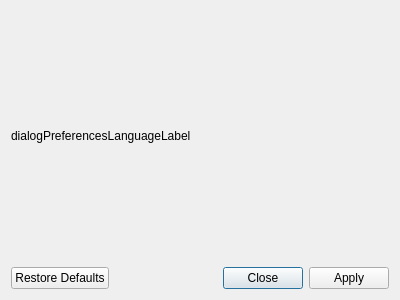
<?xml version="1.0" encoding="UTF-8"?>
<ui version="4.0">
 <class>dialogPreferences</class>
 <widget class="QDialog" name="dialogPreferences">
  <property name="geometry">
   <rect>
    <x>0</x>
    <y>0</y>
    <width>400</width>
    <height>300</height>
   </rect>
  </property>
  <property name="windowTitle">
   <string>Dialog</string>
  </property>
  <layout class="QVBoxLayout" name="verticalLayout">
   <item>
    <layout class="QHBoxLayout" name="horizontalLayout_2">
     <item>
      <widget class="QLabel" name="label">
       <property name="text">
        <string>dialogPreferencesLanguageLabel</string>
       </property>
      </widget>
     </item>
    </layout>
   </item>
   <item>
    <widget class="QDialogButtonBox" name="buttonBox">
     <property name="orientation">
      <enum>Qt::Horizontal</enum>
     </property>
     <property name="standardButtons">
      <set>QDialogButtonBox::Apply|QDialogButtonBox::Close|QDialogButtonBox::RestoreDefaults</set>
     </property>
     <property name="centerButtons">
      <bool>false</bool>
     </property>
    </widget>
   </item>
  </layout>
 </widget>
 <resources/>
 <connections>
  <connection>
   <sender>buttonBox</sender>
   <signal>accepted()</signal>
   <receiver>dialogPreferences</receiver>
   <slot>accept()</slot>
   <hints>
    <hint type="sourcelabel">
     <x>248</x>
     <y>254</y>
    </hint>
    <hint type="destinationlabel">
     <x>157</x>
     <y>274</y>
    </hint>
   </hints>
  </connection>
  <connection>
   <sender>buttonBox</sender>
   <signal>rejected()</signal>
   <receiver>dialogPreferences</receiver>
   <slot>reject()</slot>
   <hints>
    <hint type="sourcelabel">
     <x>316</x>
     <y>260</y>
    </hint>
    <hint type="destinationlabel">
     <x>286</x>
     <y>274</y>
    </hint>
   </hints>
  </connection>
 </connections>
</ui>
